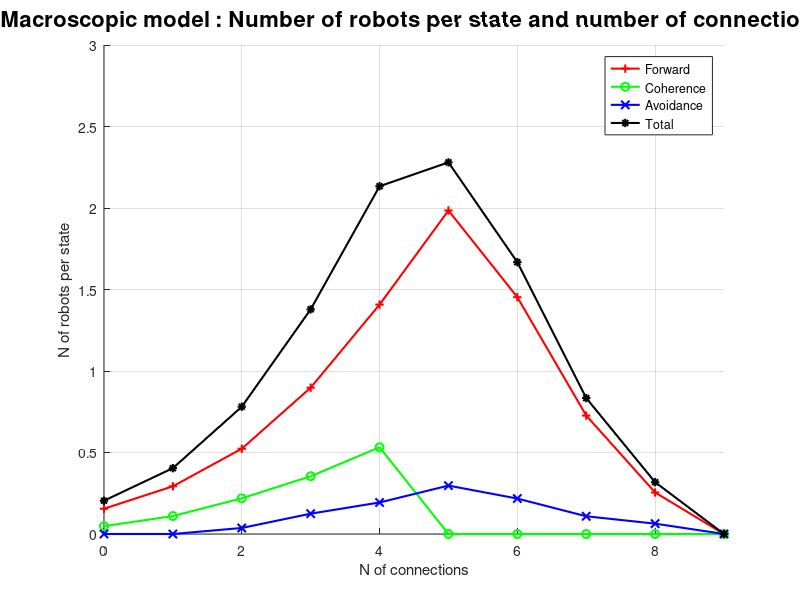

Here is the MATLAB script that generated this plot:
close all
clear all


%TODO : check N_F and N_C for negative number of robots (usually -1)
%??? No negative number of robots anymore but don't know why !! ???

%DIS Project : Macroscopic model of a wireless connected swarm

%*************************************%
%Initial conditions
%*************************************%

N_rob=10;
dmax=N_rob-1;

alpha=5; %should be greater than 2

TA = 5; %number of timesteps to spend in the avoidance state
TC = 15; %number of timesteps to spend in the coherence state
k_end=1000; %length of the simulation in timestep
n_end=10; %number of simulations


%*************************************%
%Probabilities to calibrate
%*************************************%
%those probabilities were extract from the second article page 256 the top figure on the left

Pa=[0.00 0.00 0.01 0.02 0.02 0.03 0.03 0.03 0.05 0.06]';	%collision with another robot
Pl=[0.00 0.12 0.15 0.17 0.18 0.26 0.28 0.31 0.33 0.33]'; 	%loss of a connection in forward state
Pg=[0.19 0.22 0.24 0.23 0.22 0.17 0.15 0.13 0.11 0.09]';	%gain of a connection
Pr=[0.28 0.30 0.31 0.29 0.28]';		%recovery of a connection [1:alpha]
Pf=[0.70 0.58 0.56 0.54 0.52]';	%failure to recover a connection [1:alpha]
Pla=[0.00 0.05 0.09 0.12 0.15]';	%loss of a connection in coherence state [1:alpha]

%test
Pr(alpha+1:N_rob)=0;
Pf(alpha+1:N_rob)=0;
Pla(alpha+1:N_rob)=0;
Pla=ones(N_rob,1)-Pr-Pf;


%*************************************%
%Simulation
%*************************************%
%for n=1:n_end



	N_AF=zeros(N_rob,k_end);	% # of robots
	N_F=zeros(N_rob,k_end);
	N_F(alpha+2,1)=N_rob;
	N_AC=zeros(N_rob,k_end);
	N_C=zeros(N_rob,k_end);

	N_Fbar = N_AF + N_F;
	N_Cbar = N_AC + N_C;


	%initialisation of the simulation timestep
	for(k=1:k_end)



		%*************************************************************************%
		%Calculation of the number of robots which changed states at timestep k
		%*************************************************************************%

		%lecture of the following variables
		% P*N_* means the number of robots of N_* who successfully pass the P* test
		% # of robots which enter in avoidance from forward state

		% # of robots which entered in avoidance from forward state
		PaN_F(:,k) = Pa .* N_F(:,k);

		% # of robots which entered in avoidance from coherence state
		PaN_C(:,k) = Pa .* N_C(:,k);

		%this part need only to be calculate every TC timestep
	%
		% # of robots which fail to recover / recover / lost a connection from coherence state
		%[PfN_Cbar(:,k) PrN_Cbar(:,k) PlaN_Cbar(:,k) ] = test_prob( Pf, Pr, Pla, N_Cbar(:,k) );
		PfN_Cbar(:,k)=Pf .* N_Cbar(:,k);
		PrN_Cbar(:,k)=Pr .* N_Cbar(:,k);
		PlaN_Cbar(:,k)=Pla .* N_Cbar(:,k);

		% # of robots which gain / lost (/ "the rest") a connection from forward state
		%[PgN_Fbar(:,k) PlN_Fbar(:,k) restN_Fbar(:,k)] =  test_prob( Pg, Pl , N_Fbar(:,k) );
		PgN_Fbar(:,k)=Pg .* N_Fbar(:,k);
		PlN_Fbar(:,k)=Pl .* N_Fbar(:,k);
		restN_Fbar(:,k)=(1-Pg-Pl) .* N_Fbar(:,k) ;
	%


	% # of robots in Forwar and in Coherence state
	%N_F(:,k)=N_Fbar(:,k)-N_AF(:,k);
	%N_C(:,k)=N_Cbar(:,k)-N_AC(:,k);

		%Check the existence of PN_F(:,k-TA)
		if k>TA
			PaNF=PaN_F(:,k-TA);
			PaNC=PaN_C(:,k-TA);
		else
			PaNF=0;
			PaNC=0;
		end


		if k<k_end

			%PaNC could be the source of the negative terms (observed on N_C)
			N_AF(:,k+1)=N_AF(:,k)+PaN_F(:,k)-PaNF;
			N_AC(:,k+1)=N_AC(:,k)+PaN_C(:,k)-PaNC;

			%***********************************************************************%
			%Simulation for every TC timestep (interval of the connectivity sampling)
			%***********************************************************************%

			if mod(k-1,TC)==0

				%**************** simulation for the forward state *****************%

				%for 0 connection
				N_Fbar(1,k+1:k+TC) = repmat( N_Fbar(1,k) ...
					+ PfN_Cbar(1,k) ...
					- PgN_Fbar(1,k) ...
				, 1, TC );

				%for 1 to alpha-1 connection
				for i=2:alpha

					N_Fbar(i,k+1:k+TC) = repmat( N_Fbar(i,k) ...
						+ PgN_Fbar(i-1,k) ...
						+ PfN_Cbar(i,k) ...
						+ PrN_Cbar(i-1,k) ...
						- PgN_Fbar(i,k) ...
						- PlN_Fbar(i,k) ...
					, 1, TC );

				end

				%for alpha connections
				i=alpha+1;

				N_Fbar(i,k+1:k+TC) = repmat( N_Fbar(i,k) ...
					+ PgN_Fbar(i-1,k) ...
					+ PlN_Fbar(i+1,k) ...
					+ PrN_Cbar(i-1,k) ...
					- PgN_Fbar(i,k) ...
					- PlN_Fbar(i,k) ...
			 	, 1, TC );

				%for alpha+1 to max connections -1 connections
				for i=alpha+2:dmax-1

					N_Fbar(i,k+1:k+TC) = repmat( N_Fbar(i,k) ...
						+ PgN_Fbar(i-1,k) ...
						+ PlN_Fbar(i+1,k) ...
						- PgN_Fbar(i,k) ...
						- PlN_Fbar(i,k) ...
					, 1, TC );



				end
				%for the full connectivity (N_rob-1 connections)
				i=dmax;

				N_Fbar(i,k+1:k+TC) = repmat ( N_Fbar(i,k) ...
					+ PgN_Fbar(i-1,k) ...
					- PlN_Fbar(i,k)  ...
				, 1, TC );

				%******************* simulation for the coherence state ****************%

				%for 0 connection
				i=1;
				N_Cbar(i,k+1:k+TC) = repmat( N_Cbar(i,k) ...
					+ PlaN_Cbar(i+1,k) ...
					+ PlN_Fbar(i+1,k) ...
					- PrN_Cbar(i,k) ...
					- PfN_Cbar(i,k) ...
				, 1, TC );

				%for 1 to alpha-2 connections
				for i=2:alpha-1
					N_Cbar(i,k+1:k+TC) = repmat( N_Cbar(i,k) ...
						+ PlaN_Cbar(i+1,k) ...
						+ PlN_Fbar(i+1,k) ...
						- PrN_Cbar(i,k) ...
						- PlaN_Cbar(i,k) ...
						- PfN_Cbar(i,k) ...
					, 1, TC );
				end

				%for alpha-1 connections
				i=alpha;
				N_Cbar(i,k+1:k+TC) = repmat( N_Cbar(i,k) ...
					+ PlN_Fbar(i+1,k) ...
					- PrN_Cbar(i,k) ...
					- PlaN_Cbar(i,k) ...
					- PfN_Cbar(i,k) ...
				, 1, TC );



				%*********************** debuging part ***********************%

				%reset the files

				%~ if k==1
					%~ a=fopen("debugging_N_rob.txt","w");
					%~ fclose(a);
					%~ a=fopen("debugging_N_change.txt","w");
					%~ fclose(a);
				%~ end
				%~
				%~ deb = fopen("debugging_N_rob.txt","a+");
				%~
				%~ fprintf(deb,"step : %d\n",k);
				%~ a1=[N_Fbar(:,k) N_F(:,k) N_AF(:,k) N_Cbar(:,k) N_C(:,k) N_AC(:,k)];
				%~ a11=[a1 a1(:,1)+a1(:,4)];
				%~ for i=1:N_rob
					%~ for j=1:size(a1)(2)
						%~ fprintf(deb,'%d\t', a1(i,j));
					%~ end
					%~ fprintf(deb,'\n');
				%~ end
				%~ fprintf(deb,'%d\n\n',sum(a1(:,size(a1)(2))));
				%~ fclose(deb);
				%~
				%~ deb=fopen("debugging_N_change.txt","a+");
				%~ fprintf(deb,"step : %d\n",k);
				%~ a2=[ N_Fbar(:,k) PgN_Fbar(:,k) PlN_Fbar(:,k) restN_Fbar(:,k) N_Cbar(:,k) PfN_Cbar(:,k) PrN_Cbar(:,k) PlaN_Cbar(:,k)];
				%~ a2=[a2 a2(:,1)+a2(:,5)];
				%~ for i=1:N_rob
					%~ for j=1:size(a2)(2)
						%~ fprintf(deb,'%d\t', a2(i,j));
					%~ end
					%~ fprintf(deb,'\n');
				%~ end
				%~ fprintf(deb,'%d\n\n',sum(a2(:,size(a2)(2))));
				%~ fclose(deb);
				%~
				%~ %pause();

				%************************** end debugging part **************************%
			end

			% # of robots in Forwar and in Coherence state
			N_F(:,k+1)=N_Fbar(:,k+1)-N_AF(:,k+1);
			N_C(:,k+1)=N_Cbar(:,k+1)-N_AC(:,k+1);

		end

	end



%**********************************************************%
%mean over the number of steps
%**********************************************************%
%
m_N_F = mean( N_F ,2 ) ;
m_N_Fbar = mean( N_Fbar, 2 ) ;
m_N_C = mean( N_C, 2 ) ;
m_N_Cbar = mean( N_Cbar, 2 ) ;
m_N_A = mean ( N_AC + N_AF, 2 );
m_N_T = mean ( N_Fbar + N_Cbar, 2 );

%***********************************************************%
% Plot of the figure(s)
%***********************************************************%


y=[ m_N_F, m_N_C, m_N_A, m_N_T ];


lab=['rgbk'];
symb=['+ox*'];

figure();
hold('on');
ht=title('Macroscopic model : Number of robots per state and number of connections');
for i=1:size(y, 2)
	%h(i)=errorbar([0:9], y(:,i), e(:,i), [ '-' symb(i) lab(i) ] );
	h(i)=plot([0:9], y(:,i), [ '-' symb(i) lab(i) ] );

end
legend('Forward', 'Coherence', 'Avoidance', 'Total');
xlabel('N of connections');
ylabel('N of robots per state');
axis([0 9, 0 3]);
set(h,'linewidth',1.5);
set(ht,'fontsize',16);
grid('on');
hold('off');
